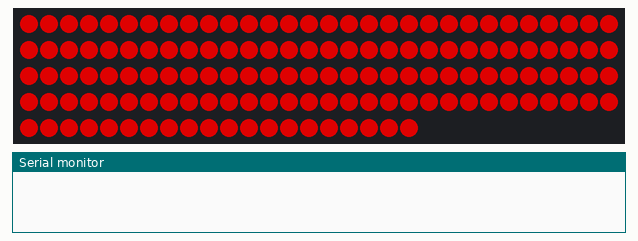
Simulated run of this sketch. Board: Arduino Uno, built for the host (arithmetic inside an expression is 32-bit, double 64-bit). On the bench: 140 RGB LEDs in strip order, left to right, continuing on the next row, the last lines printed to the serial monitor. Dim RGB values are drawn brighter than linear; random numbers use the default seed unless the sketch sets one.

Above: at 0.1 s.
At 3.28 s:
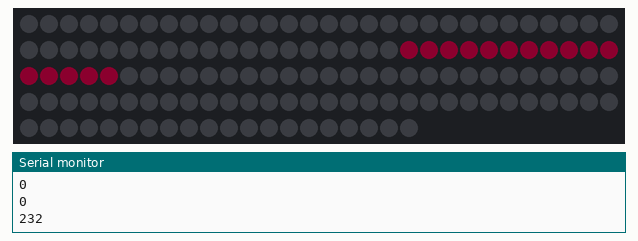
At 10.1 s:
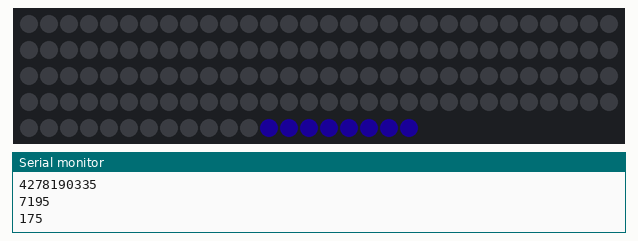
At 14.1 s:
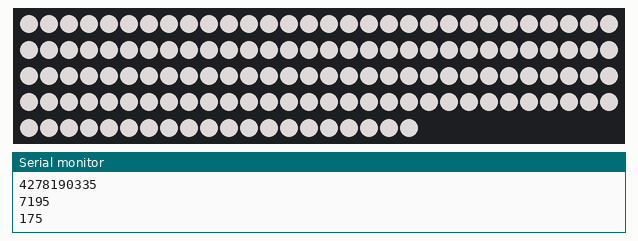

The sketch:

Ring_program_insta_v1_.ino
```cpp
#include "WPSource.h"

int data_lows[] = {63, 239, 241, 248, 255, 249, 235, 66, 163, 166, 168, 167, 165, 131, 84, 181, 182, 186, 183, 180, 125, 91, 152, 151, 153, 152, 150, 101, 144, 245, 246, 252, 191, 37, 38, 134, 166, 166, 168, 107, 27, 55, 162, 180, 184, 185, 95, 21, 50, 143, 149, 152, 152, 62, 22, 76, 236, 235, 127, 34, 57, 158, 165, 106, 30, 68, 217, 235, 146, 40, 51, 150, 160, 112, 37, 45, 175, 232, 193, 56, 43, 129, 157, 149, 48, 34, 27, 56, 212, 227, 208, 73, 54, 122, 138, 73, 102, 194, 114, 100, 163, 150, 98, 140, 201, 110, 92, 157, 101, 27, 120, 96, 108, 115, 104, 86, 68, 80, 133, 134, 140, 135, 75, 55, 112, 141, 140, 142, 128, 70, 51, 97, 122, 138, 133, 108, 50, 83, 93, 112, 122, 96, 127, 52, 63, 127, 129, 145, 139, 97, 36, 90, 140, 141, 149, 137, 84, 54, 71, 127, 129, 139, 136, 76, 38, 106, 112, 105, 112, 105, 82, 61, 96, 133, 138, 148, 126, 58, 42, 126};
int data_meds[] = {};
int data_highs[] = {10, 0, 0, 6, 0, 0, 8, 0, 0, 0, 31, 0, 0, 13, 15, 0, 10, 11, 0, 0, 30, 0, 0, 14, 0, 0, 0, 57, 7, 17, 0, 24, 6, 11, 16, 0, 18, 5, 0, 9, 16, 19, 16, 10, 11, 5, 15, 0, 38, 19, 0, 23, 10, 14, 44, 39, 16, 17, 28, 42, 23, 1, 21, 26, 56, 28, 27, 5, 72, 10, 42, 53, 92, 26, 2, 83, 84, 40, 110, 51, 35, 19, 127, 75, 164, 26, 79, 52, 77, 105, 92, 100, 150, 155, 155, 91, 221, 117, 234, 138, 85, 136, 255, 139, 105, 97, 134, 57, 87, 13, 16, 21, 9, 16, 18, 2, 14, 7, 23, 11, 18, 18, 3, 15, 6, 18, 18, 8, 15, 1, 14, 8, 21, 16, 10, 15, 1, 12, 15, 9, 16, 8, 12, 1, 12, 17, 12, 15, 11, 11, 9, 5, 13, 9, 14, 8, 9, 8, 5, 16, 11, 14, 14, 2, 8, 5, 13, 9, 12, 11, 1, 6, 7, 16, 14, 11, 13, 3, 7, 7};

int time_int = 500; // Time interval of must be the same as the time interval of the arrays above (from Python script)
int time_steps = 900;
int drop_time = 45000;
unsigned long timenow;
unsigned long timethen = 0;
unsigned long start_time;
int ind;

int low_pixel_one;
int low_pixel_two;
int high_pixel_one;
int high_pixel_two;

int peace_colour = 1;
int colour_int;

void setup() {
  ringleds.initLED();
  Serial.begin(9600);
  flashthree();
  start_time = millis();
}

void loop() {
  timenow = millis();
  if (timenow > timethen + time_int) {
    ind = int((timenow - start_time) / time_int); // Find the correct array index based on time
    light_lows(ind);
    //light_highs(ind);
    timethen = timenow;
    Serial.println(timenow - start_time);
    Serial.println(ind);
    Serial.println(colour_int);
    Serial.println("");
  }

  if (timenow - start_time >= 90000) {
    ring_reset();
  }
}

/* Function 1: Turn on the LEDs related to low frequency sounds */
void light_lows(int i) {

  if (timenow - start_time < drop_time) {
    int thresh_low = 100; // If data is less than thresh, switch to new location on the ring

    if (data_lows[i] < thresh_low) {
      ringleds.multioff(low_pixel_one, low_pixel_two);
      colour_int = random(0, 255);  // Random colour choice - HSV spectrum
      low_pixel_one = random(0, NUM_LEDS);
      low_pixel_two = low_pixel_one + 15;
    }
    ringleds.setmulti(low_pixel_one, low_pixel_two, colour_int, data_lows[i]);

  } else {
    ringleds.setall(0, 200);
  }
}

/* Function 2: Turn on the LEDs related to high frequency sounds */
void light_highs(int i) {
    int thresh_high = 10; // If data is less than thresh, switch to new location on the ring
    int colour_int = 140; // Light blue
    if (data_highs[i] < thresh_high) {
      high_pixel_one = random(0, NUM_LEDS);
      high_pixel_two = high_pixel_one + 2;
    }
    ringleds.setmulti(high_pixel_one, high_pixel_two, colour_int, data_highs[i]);
}

/* Function 3: When the sh*tstorm is over, we have peace and calm */
void peaceandcalm() {
  int t = 100;
  if (timenow > timethen + t) {
    if (peace_colour < 255) {
      peace_colour++;
    } else {
      peace_colour--;
    }
    ringleds.setall(peace_colour, 200);
  }
}

/* Function 4: Reset the Ring to begninning, wait 2 seconds before restart */
void ring_reset() {
  delay(2000);
  flashthree();
  start_time = millis();
}

/* Function 5: Flash three times to show we are ready to start the program */
void flashthree() {
  ringleds.setall(0, 200);
  delay(500);
  ringleds.alloff();
  delay(500);
  ringleds.setall(0, 200);
  delay(500);
  ringleds.alloff();
  delay(500);
  ringleds.setall(0, 200);
  delay(500);
  ringleds.alloff();
  delay(500);
}


/* Code Explanation:

So we have our results in 1/10 second chunks = 100ms.

Using the millis() command we could say that the brightness for different pixles should be set,
but the risk with this is that we would miss commands if set them to occur on a given time signature.

The solution I think is to set it such that commands run after 100ms intervals.

I.e. if starttime + millis() > 100, run light program for 100ms
     if starttime + millis() > 200, run light program for 200ms

There are three sets of data. Lets start with highs and lows and run programs for each of those.

Each 100ms we want to run the brightness of SOME pixels according to the data.

SOME pixels varies. For the highs - pick 2/3 pixels randomly everytime data < threshold_highs.

For lows pick increasing pixels starting at 5 and adding one each time. Random selection everytime data <
threshold_lows. For lows, the colours should also vary randomly

Then when we get to the drop, we want darkness followed by a nice colourful light routine.

*/
```

Luminate_WP.h
```cpp
/*
 * Title: Library file for Luminate_WP sessions
 * Version: v1
 * Date: January 2022
 * Purpose: Provide simplified control of LED lights based on the FastLED library
 *
 * Author: Henry Hickson
 */

 #ifndef _Luminate_WP_h
 #define _Luminate_WP_h

 #include "FastLED.h"

 class Luminate_WP {
  public:
    #define NUM_LEDS 140
    #define LED_PIN 4
    CRGB leds[NUM_LEDS];
    byte saturation = 230;

    /* Function 1: Constructor */

    Luminate_WP() {
    }

    /* Function 2: Initiate the LEDs using the FastLED library */

    void initLED() {
      pinMode(LED_PIN, OUTPUT);
      FastLED.addLeds<WS2812, LED_PIN, GRB>(leds, NUM_LEDS);
    }

    /* Function 3: Set all LEDs to a colour */

    void setall(byte colour_int, byte brightness) {
      fill_solid(leds, NUM_LEDS, CHSV(colour_int, saturation, brightness));
      FastLED.show();
    }

    /* Function 4: Turn off all LEDs */

    void alloff() {
      fill_solid(leds, NUM_LEDS, CRGB::Black);
      FastLED.show();
    }

    /* Function 5: Set one pixel to a colour */

    void setone(byte pixel_number, byte colour_int, byte brightness) {
      leds[pixel_number] = CHSV(colour_int, saturation, brightness);
      FastLED.show();
    }

    /* Function 6: Turn off one pixel */

    void oneoff(byte pixel_number) {
      leds[pixel_number] = CRGB::Black;
      FastLED.show();
    }

    /* Function 7: Set multiple pixels to a colour */

    void setmulti(byte pixel_0, byte pixel_1, byte colour_int, byte brightness) {
      for (byte i = pixel_0; i <= pixel_1; i++) {
        leds[i] = CHSV(colour_int, saturation, brightness);
      }
      FastLED.show();
    }

    /* Function 8: Turn off multiple pixels */
    void multioff(byte pixel_0, byte pixel_1) {
      for (byte i = pixel_0; i <= pixel_1; i++) {
        leds[i] = CRGB::Black;
      }
      FastLED.show();
    }

  };


 #endif
```

WPSource.h
```cpp
/*
 * Title: Source file for Luminate_WP sessions
 * Version: v1
 * Date: January 2022
 * Purpose: Provide all setup for LED control of a Lumistick OR LED control via simulator
 *
 * Author: Henry Hickson
 */


#include "Arduino.h"
#include "FastLED.h"
#include "Luminate_WP.h"

Luminate_WP ringleds;
```

Measured:
- what the display in image 2 shows lasts 2.0 s, from 10.1 s to 12.1 s
- what the display in image 3 shows lasts 0.5 s, from 14.1 s to 14.6 s
